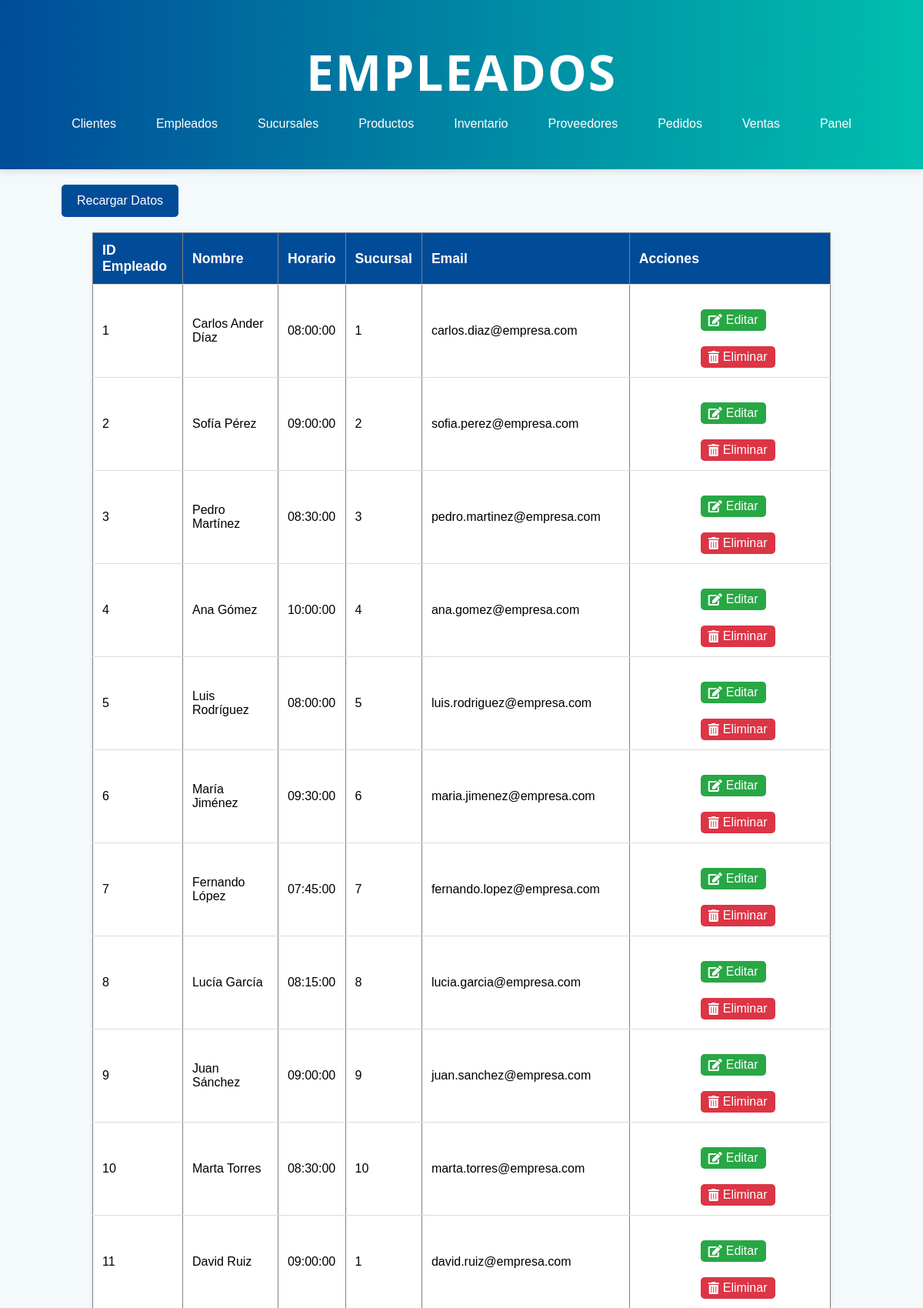
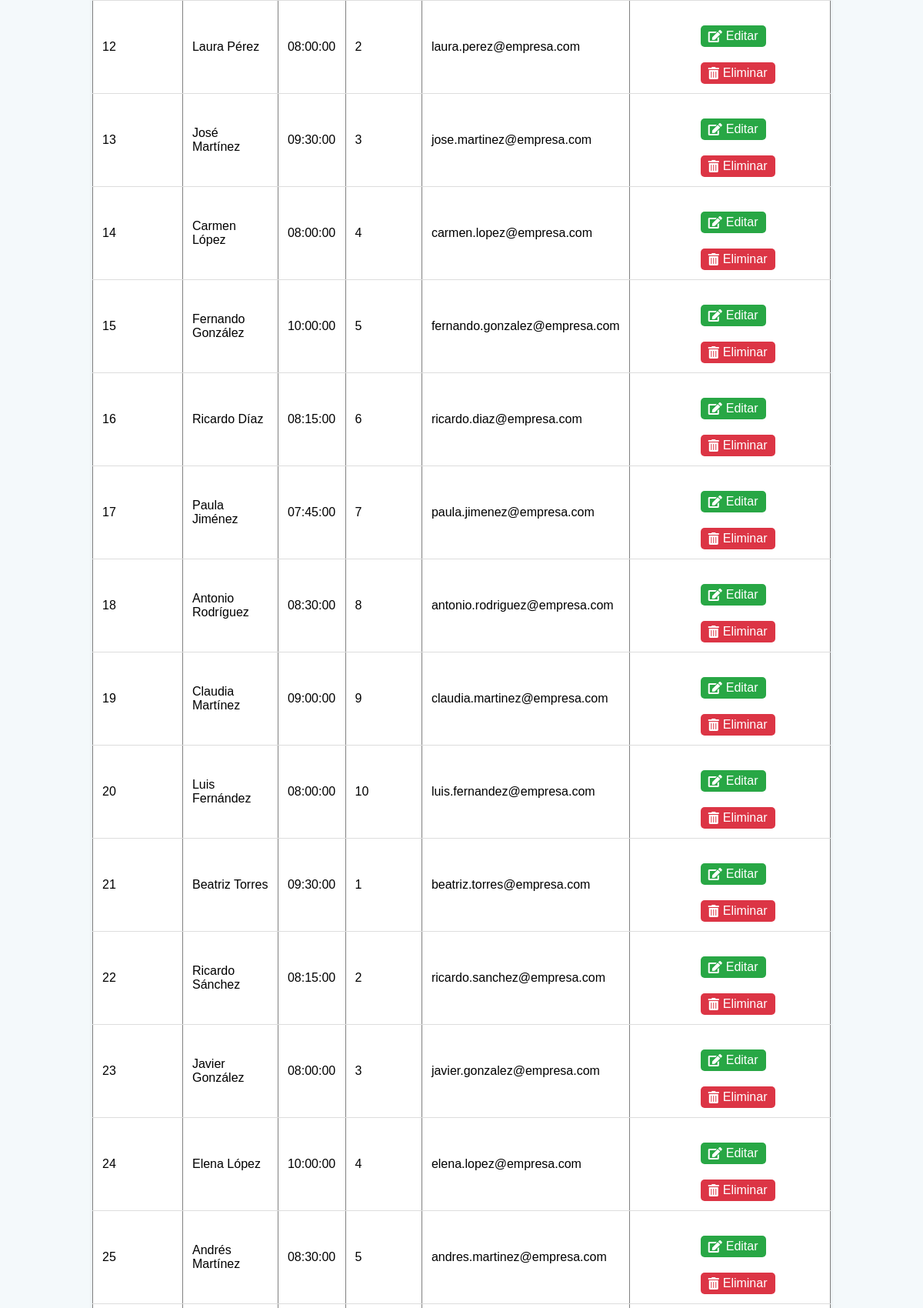
Page /empleado.php (upper part) on the committed database (2 pictures, top to bottom).
### tables this page shows
CREATE TABLE `empleado` (
  `idEmpleado` int(11) NOT NULL,
  `nombre` varchar(100) NOT NULL,
  `horario` time DEFAULT NULL,
  `sucursal` int(11) NOT NULL,
  `email` varchar(100) DEFAULT NULL,
  `contrasena` varchar(100) DEFAULT NULL
);

### empleado.php (the view, shortened to what this page needs)
<!DOCTYPE html>
<html lang="es">
<head>
    <link rel="stylesheet" href="css/stylesListas.css">
    <link rel="stylesheet" href="https://cdnjs.cloudflare.com/ajax/libs/font-awesome/5.15.3/css/all.min.css">
</head>
<body>
    <header class="header">
        <h1>Empleados</h1>
        <nav>
            <ul>
                <li><a href="cliente.php">Clientes</a></li>
                <li><a href="empleado.php">Empleados</a></li>
                <li><a href="sucursal.php">Sucursales</a></li>
                <li><a href="producto.php">Productos</a></li>
                <li><a href="inventario.php">Inventario</a></li>
                <li><a href="proveedor.php">Proveedores</a></li>
                <li><a href="pedido.php">Pedidos</a></li>
                <li><a href="venta.php">Ventas</a></li>
                <li><a href="administrador.php">Panel</a></li>
            </ul>
        </nav>
    </header>
    <button onclick="recargarDatos()">Recargar Datos</button>
    <table border="1">
        <thead>
            <tr>
                <th>ID Empleado</th>
                <th>Nombre</th>
                <th>Horario</th>
                <th>Sucursal</th>
                <th>Email</th>
                <th>Acciones</th>
            </tr>
        </thead>
        <tbody id="datosEmpleado">
            <?php
            $servername = "localhost";
            $username = "root";
            $password = "";
            $dbname = "drogueriasconfe";
            $conn = new mysqli($servername, $username, $password, $dbname);
            $sql = "SELECT idEmpleado, nombre, horario, sucursal, email FROM empleado";
            $result = $conn->query($sql);
            if ($result->num_rows > 0) {
                while($row = $result->fetch_assoc()) {
                    echo "<tr>
                            <td>" . $row["idEmpleado"] . "</td>
                            <td>" . $row["nombre"] . "</td>
                            <td>" . $row["horario"] . "</td>
                            <td>" . $row["sucursal"] . "</td>
                            <td>" . $row["email"] . "</td>
                            <td>
                                <button class='editar' onclick='editarEmpleado(" . $row["idEmpleado"] . ")'>
                                    <i class='fas fa-edit'></i> Editar
                                </button>
                                <button class='eliminar' onclick='eliminarEmpleado(" . $row["idEmpleado"] . ")'>
                                    <i class='fas fa-trash-alt'></i> Eliminar
                                </button>
                            </td>
                          </tr>";
                }
            } else {
                echo "<tr><td colspan='6'>No se encontraron empleados</td></tr>";
            }
            ?>
        </tbody>
    </table>
</body>
</html>

### css/stylesListas.css (style rules this page uses)
* { box-sizing: border-box; margin: 0; padding: 0; }
body { font-family: Arial, sans-serif; background-color: #f4f9fb; }
header { background: linear-gradient(to right, #004c99, #00bfae); color: white; text-align: center; padding: 50px 20px; box-shadow: 0 4px 8px rgba(0, 0, 0, 0.1); }
header h1 { font-size: 4em; font-family: 'Segoe UI', Tahoma, Geneva, Verdana, sans-serif; font-weight: 700; margin-bottom: 15px; letter-spacing: 2px; text-transform: uppercase; }
nav ul { display: flex; justify-content: center; list-style: none; }
nav ul li { margin: 0 10px; }
nav ul li a { color: #fff; text-decoration: none; padding: 0.5rem 1rem; border-radius: 5px; transition: background-color 0.3s ease; }
table { width: 80%; margin: 20px auto; border-collapse: collapse; background-color: white; box-shadow: 0 2px 4px rgba(0, 0, 0, 0.1); border-radius: 8px; }
th, td { padding: 12px; text-align: left; border-bottom: 1px solid #ddd; }
th { background-color: #004c99; color: white; font-size: 1.1em; }
button { background-color: #004c99; color: white; padding: 12px 20px; border: none; border-radius: 5px; font-size: 1em; cursor: pointer; transition: background-color 0.3s ease; margin-top: 20px; margin-left: 80px; }

### empleado.php (style rules this page uses)
.editar { background-color: #28a745; color: white; border: none; padding: 5px 10px; cursor: pointer; border-radius: 5px; display: inline-flex; align-items: center; }
.editar i { margin-right: 5px; }
.eliminar { background-color: #dc3545; color: white; border: none; padding: 5px 10px; cursor: pointer; border-radius: 5px; display: inline-flex; align-items: center; }
.eliminar i { margin-right: 5px; }

### rows in the picture
empleado: idEmpleado "1", nombre "Carlos Ander Díaz", horario "08:00:00", sucursal "1", email "carlos.diaz@empresa.com"
empleado: idEmpleado "2", nombre "Sofía Pérez", horario "09:00:00", sucursal "2", email "sofia.perez@empresa.com"
empleado: idEmpleado "3", nombre "Pedro Martínez", horario "08:30:00", sucursal "3", email "pedro.martinez@empresa.com"
empleado: idEmpleado "4", nombre "Ana Gómez", horario "10:00:00", sucursal "4", email "ana.gomez@empresa.com"
empleado: idEmpleado "5", nombre "Luis Rodríguez", horario "08:00:00", sucursal "5", email "luis.rodriguez@empresa.com"
empleado: idEmpleado "6", nombre "María Jiménez", horario "09:30:00", sucursal "6", email "maria.jimenez@empresa.com"
empleado: idEmpleado "7", nombre "Fernando López", horario "07:45:00", sucursal "7", email "fernando.lopez@empresa.com"
empleado: idEmpleado "8", nombre "Lucía García", horario "08:15:00", sucursal "8", email "lucia.garcia@empresa.com"
empleado: idEmpleado "9", nombre "Juan Sánchez", horario "09:00:00", sucursal "9", email "juan.sanchez@empresa.com"
empleado: idEmpleado "10", nombre "Marta Torres", horario "08:30:00", sucursal "10", email "marta.torres@empresa.com"
empleado: idEmpleado "11", nombre "David Ruiz", horario "09:00:00", sucursal "1", email "david.ruiz@empresa.com"
empleado: idEmpleado "12", nombre "Laura Pérez", horario "08:00:00", sucursal "2", email "laura.perez@empresa.com"
empleado: idEmpleado "13", nombre "José Martínez", horario "09:30:00", sucursal "3", email "jose.martinez@empresa.com"
empleado: idEmpleado "14", nombre "Carmen López", horario "08:00:00", sucursal "4", email "carmen.lopez@empresa.com"
empleado: idEmpleado "15", nombre "Fernando González", horario "10:00:00", sucursal "5", email "fernando.gonzalez@empresa.com"
empleado: idEmpleado "16", nombre "Ricardo Díaz", horario "08:15:00", sucursal "6", email "ricardo.diaz@empresa.com"
empleado: idEmpleado "17", nombre "Paula Jiménez", horario "07:45:00", sucursal "7", email "paula.jimenez@empresa.com"
empleado: idEmpleado "18", nombre "Antonio Rodríguez", horario "08:30:00", sucursal "8", email "antonio.rodriguez@empresa.com"
empleado: idEmpleado "19", nombre "Claudia Martínez", horario "09:00:00", sucursal "9", email "claudia.martinez@empresa.com"
empleado: idEmpleado "20", nombre "Luis Fernández", horario "08:00:00", sucursal "10", email "luis.fernandez@empresa.com"
empleado: idEmpleado "21", nombre "Beatriz Torres", horario "09:30:00", sucursal "1", email "beatriz.torres@empresa.com"
empleado: idEmpleado "22", nombre "Ricardo Sánchez", horario "08:15:00", sucursal "2", email "ricardo.sanchez@empresa.com"
empleado: idEmpleado "23", nombre "Javier González", horario "08:00:00", sucursal "3", email "javier.gonzalez@empresa.com"
empleado: idEmpleado "24", nombre "Elena López", horario "10:00:00", sucursal "4", email "elena.lopez@empresa.com"
empleado: idEmpleado "25", nombre "Andrés Martínez", horario "08:30:00", sucursal "5", email "andres.martinez@empresa.com"
